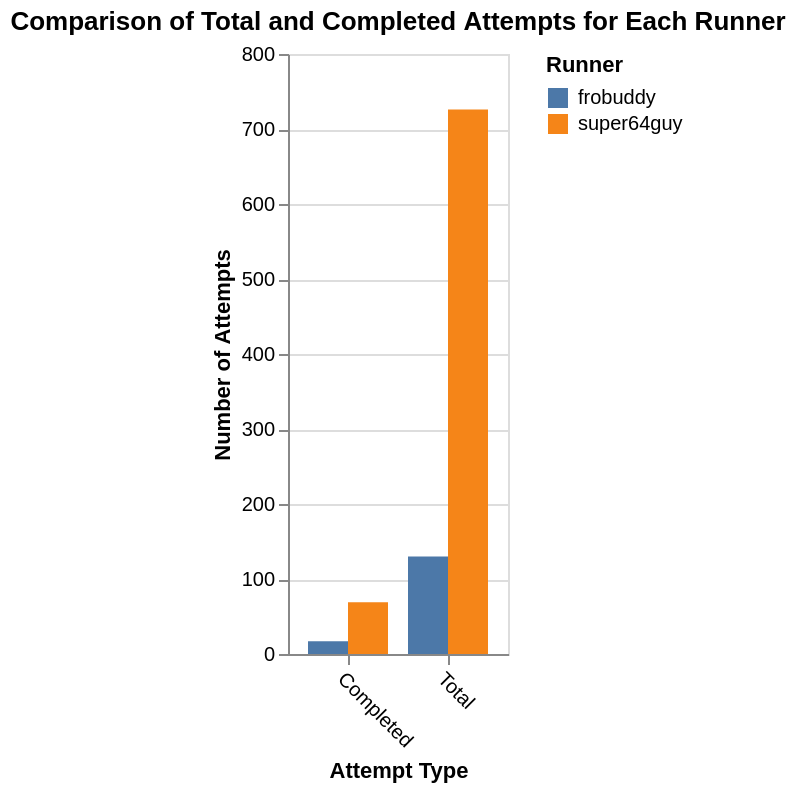

Notebook code for this chart:
### Code cell
from livesplit_parser.livesplit_data import LivesplitData
from livesplit_parser.runner_data import RunnerData
import matplotlib as plt

frobuddy = LivesplitData('frobuddy_sm64_16star.lss', time_key="RealTime")
super64guy = LivesplitData('super64guy_sm64_16star.lss', time_key="RealTime")
test_dict = RunnerData({'super64guy':super64guy, 'frobuddy':frobuddy})

test_dict.plot_num_attempts_comp()

### Figure 1 — Vega-Lite specification as saved in the notebook (floating-point values rounded to 4 significant figures)
{"config": {"view": {"continuousWidth": 300, "continuousHeight": 300}}, "data": {"name": "data-f7c4242df97e461cb088445d7b795078"}, "mark": {"type": "bar"}, "encoding": {"color": {"field": "Runner", "type": "nominal"}, "x": {"axis": {"labelAngle": 45}, "field": "Attempt Type", "title": "Attempt Type", "type": "nominal"}, "xOffset": {"field": "Runner", "type": "nominal"}, "y": {"field": "Count", "title": "Number of Attempts", "type": "quantitative"}}, "title": "Comparison of Total and Completed Attempts for Each Runner", "$schema": "https://vega.github.io/schema/vega-lite/v5.20.1.json", "datasets": {"data-f7c4242df97e461cb088445d7b795078": [{"Runner": "super64guy", "Attempt Type": "Total", "Count": 726}, {"Runner": "frobuddy", "Attempt Type": "Total", "Count": 130}, {"Runner": "super64guy", "Attempt Type": "Completed", "Count": 69}, {"Runner": "frobuddy", "Attempt Type": "Completed", "Count": 17}]}}
